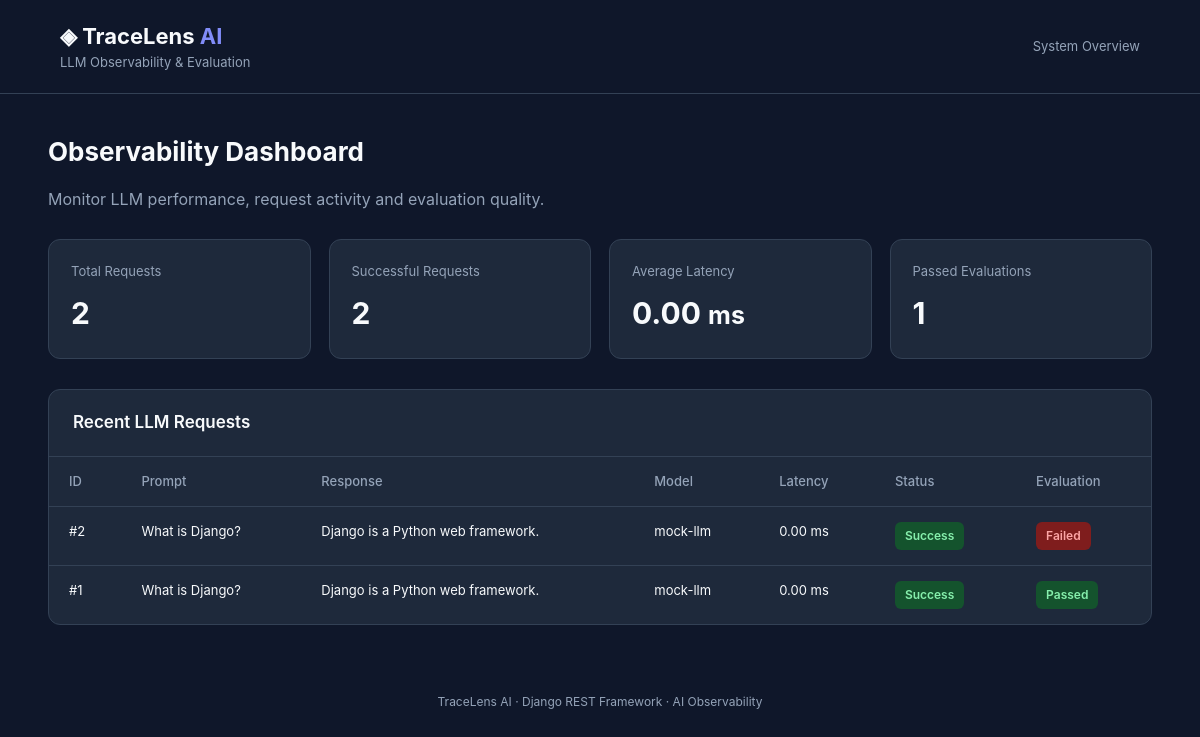
The page /dashboard/ (signed in) on the database its author committed.
### monitoring/models.py (models this page shows, shortened)
class LLMRequest(models.Model):
    prompt = models.TextField()
    response = models.TextField(blank=True)
    model_name = models.CharField(max_length=100, default="mock-llm")
    latency_ms = models.FloatField(default=0)
    input_tokens = models.PositiveIntegerField(default=0)
    output_tokens = models.PositiveIntegerField(default=0)
    created_at = models.DateTimeField(auto_now_add=True)
    expected_response = models.TextField(blank=True)
    status = models.CharField(
        max_length=20,
        choices=[
            ("success", "Success"),
            ("failed", "Failed"),
        ],
        default="success",
    )
    error_message = models.TextField(blank=True)

### monitoring/views.py (the view)
# urls.py: path("dashboard/", dashboard, name="dashboard"),
@staff_member_required
def dashboard(request):
    all_requests = LLMRequest.objects.all()
    total_requests = all_requests.count()
    average_latency = all_requests.aggregate(
        avg=Avg("latency_ms")
    )["avg"] or 0
    evaluations = Evaluation.objects.all()
    context = {
        "total_requests": total_requests,
        "average_latency": average_latency,
        "total_evaluations": evaluations.count(),
        "passed_evaluations": evaluations.filter(
            passed=True
        ).count(),
        "requests": all_requests.order_by("-created_at")[:20],
        "successful_requests": all_requests.filter(
                status="success"
            ).count(),
    }
    return render(
        request,
        "monitoring/dashboard.html",
        context
    )

### monitoring/templates/monitoring/dashboard.html (shortened to what this page needs)
{% load static %}
<!DOCTYPE html>
<html lang="en">
<head>
    <link rel="stylesheet"
          href="{% static 'monitoring/dashboard.css' %}">
</head>
<body>
<header>
    <div>
        <div class="brand">◈ TraceLens <span>AI</span></div>
        <div class="subtitle">LLM Observability & Evaluation</div>
    </div>
    <div class="subtitle">System Overview</div>
</header>
<main class="container">
    <h1 class="page-title">Observability Dashboard</h1>
    <p class="page-description">
        Monitor LLM performance, request activity and evaluation quality.
    </p>
    <section class="metrics-grid">
        <div class="metric-card">
            <div class="metric-label">Total Requests</div>
            <div class="metric-value">{{ total_requests }}</div>
        </div>
        <div class="metric-card">
            <div class="metric-label">Successful Requests</div>
            <div class="metric-value">
                {{ successful_requests }}
            </div>
        </div>
        <div class="metric-card">
            <div class="metric-label">Average Latency</div>
            <div class="metric-value">
                {% if avg_latency or average_latency %}
                    {{ avg_latency|default:average_latency|floatformat:2 }}
                    <small>ms</small>
                {% else %}
                    —
                {% endif %}
            </div>
        </div>
        <div class="metric-card">
            <div class="metric-label">Passed Evaluations</div>
            <div class="metric-value">{{ passed_evaluations }}</div>
        </div>
    </section>
    <section class="panel">
        <div class="panel-header">Recent LLM Requests</div>
        <div class="table-wrapper">
            <table>
                <thead>
                    <tr>
                        <th>ID</th>
                        <th>Prompt</th>
                        <th>Response</th>
                        <th>Model</th>
                        <th>Latency</th>
                        <th>Status</th>
                        <th>Evaluation</th>
                    </tr>
                </thead>
                <tbody>
                    {% for item in requests %}
                    <tr>
                        <td>#{{ item.id }}</td>
                        <td>{{ item.prompt|truncatechars:65 }}</td>
                        <td>{{ item.response|truncatechars:90 }}</td>
                        <td>{{ item.model_name }}</td>
                        <td>{{ item.latency_ms|floatformat:2 }} ms</td>
                        <td>
                            {% if item.status == "success" %}
                                <span class="badge success">Success</span>
                            {% elif item.status == "failed" %}
                                <span class="badge failed">Failed</span>
                            {% else %}
                                <span class="badge neutral">Recorded</span>
                            {% endif %}
                        </td>
                        <td>
                            {% if item.evaluation %}
                                {% if item.evaluation.passed %}
                                    <span class="badge success">Passed</span>
                                {% else %}
                                    <span class="badge failed">Failed</span>
                                {% endif %}
                            {% else %}
                                <span class="badge neutral">Not evaluated</span>
                            {% endif %}
                        </td>
                    </tr>
                    {% endfor %}
                </tbody>
            </table>
        </div>
    </section>
</main>
<footer class="footer">
    TraceLens AI · Django REST Framework · AI Observability
</footer>
</body>
</html>

### monitoring/static/monitoring/dashboard.css (style rules this page uses)
:root { --bg: #0f172a; --surface: #1e293b; --border: #334155; --text: #f8fafc; --muted: #94a3b8; --accent: #818cf8; --green: #4ade80; --red: #f87171; }
* { box-sizing: border-box; }
body { margin: 0; background: var(--bg); color: var(--text); font-family: Inter, -apple-system, BlinkMacSystemFont, "Segoe UI", sans-serif; line-height: 1.5; }
header { padding: 20px 5%; border-bottom: 1px solid var(--border); display: flex; align-items: center; justify-content: space-between; }
.brand { font-size: 22px; font-weight: 700; }
.brand span { color: var(--accent); }
.subtitle { color: var(--muted); font-size: 13px; }
.container { width: min(1200px, 92%); margin: 38px auto; }
.page-title { font-size: 26px; margin: 0 0 6px; }
.page-description { color: var(--muted); margin-bottom: 28px; }
.metrics-grid { display: grid; grid-template-columns: repeat(4, 1fr); gap: 18px; margin-bottom: 30px; }
.metric-card { background: var(--surface); padding: 22px; border: 1px solid var(--border); border-radius: 12px; }
.metric-label { color: var(--muted); font-size: 13px; }
.metric-value { font-size: 30px; font-weight: 700; margin-top: 10px; }
.panel { background: var(--surface); border: 1px solid var(--border); border-radius: 12px; overflow: hidden; }
.panel-header { padding: 20px 24px; border-bottom: 1px solid var(--border); font-size: 17px; font-weight: 600; }
.table-wrapper { overflow-x: auto; }
table { width: 100%; border-collapse: collapse; text-align: left; }
th, td { padding: 15px 20px; border-bottom: 1px solid var(--border); font-size: 13px; }
th { color: var(--muted); font-weight: 500; }
td { vertical-align: top; }
tr:last-child td { border-bottom: none; }
.badge { padding: 5px 10px; border-radius: 6px; font-size: 12px; font-weight: 600; display: inline-block; }
.success { background: #14532d; color: #86efac; }
.failed { background: #7f1d1d; color: #fca5a5; }
.footer { color: var(--muted); text-align: center; padding: 30px; font-size: 12px; }

### rows shown on the page
LLMRequest: id "2", prompt "What is Django?", response "Django is a Python web framework.", model_name "mock-llm", latency_ms "0.00", status "Success", shows "Failed"
LLMRequest: id "1", prompt "What is Django?", response "Django is a Python web framework.", model_name "mock-llm", latency_ms "0.00", status "Success", shows "Passed"

### other values the page prints
{{ total_requests }} "2"
{{ successful_requests }} "2"
{{ avg_latency|default:average_latency|floatformat:2 }} "0.00"
{{ passed_evaluations }} "1"
